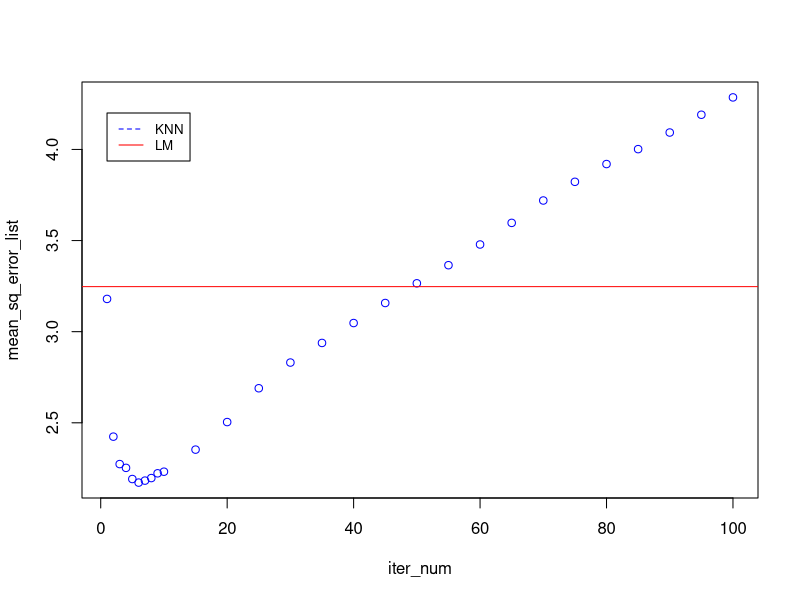

Source code (R):
## ---- chunk 1

#Function to find Euclidean distance between test and train variables
euclideanDist <- function(a, b){
  eu_dist = 0
  for(k in c(1:(length(a))))
  {
    eu_dist = eu_dist + (a[[k]]-b[[k]])^2
  }
  eu_dist = sqrt(eu_dist)
  return(eu_dist)
}

# My Knn function
myknn  <- function(xtest, xtrain, ytrain, k)
{
pred =c()

for(i in c(1:nrow(xtest)))
{
  dist = c()
  for(j in c(1:nrow(xtrain)))
  {
    dist <- c(dist, euclideanDist(xtest[i,], xtrain[j,]))
    
  }
  dist_df <- data.frame(dist = dist,y = ytrain)
  dist_eu <- dist_df[order(dist_df$dist),]
  dist_eu_k <- dist_eu[1:k,]
  avg_dist <- mean(dist_eu_k[,"y"])
  pred <- c(pred,avg_dist)
}

mean_Sq_error <-  mean((pred - test[,6])^2)
return(mean_Sq_error)
}

## ---- chunk 2
library(MASS)
set.seed(1)
# Mu
mu <- c(1,2,3,4,5)
# Creating the matrix for sigma
calc2 <- vector()
for (i in 1:5)
{
  for (j in 1:5)
  {
    calc <- 0.5 ^ abs(i-j)
    calc2 <- c(calc2, calc)
  }
}
Sigma <- matrix(calc2,5,5)

X <- mvrnorm(n = 1000, mu, Sigma)
colnames(X)<- c("X1","X2","X3","X4","X5")

# Generating outcome values 'Y'
eps <- rnorm(1000,mean=0,sd=1)
Y <- X[,"X1"] + X[,"X2"] +((X[,"X3"] - 2.5)^2) + eps 

data <- cbind(X,Y)
data[1:3,]
## ---- chunk 3
train <- data[1:400,]
#nrow(train)
test <- data[401:1000,]
#nrow(test)

# The function Myknn returns MSE value
myknn(test[,-6], train[,-6],train[,6],5)

## ---- chunk 4
#Regression function
reg <- lm(Y~., data=as.data.frame(train))
prediction_lm <- predict(reg,as.data.frame(test))
mean_Sq_error_lm <-  mean((prediction_lm - test[,6])^2)

# Note down MSE values for values of K ranging from 1 to 100 in steps of 5
mean_sq_error_list <- c()
iter_num <- c(1,2,3,4,5,6,7,8,9,10,15,20,25,30,35,40,45,50,55,60,65,70,75,80,85,90,95,100)
for (i in iter_num)
{
  mse <- myknn(test[,-6], train[,-6],train[,6],i)
  mean_sq_error_list <- c(mean_sq_error_list,mse)
}

#Plot of MSE of the linear regression model and the knn model for different values of k
plot(mean_sq_error_list~iter_num, col = "blue",xlim = c(1,100))
abline(h=mean_Sq_error_lm, col="red")
legend(1, 4.2,legend = c("KNN", "LM"),
       col= c("blue", "red"),lty=2:1, cex=0.8)

## ---- chunk 5
library(mlbench)
data(BostonHousing2)
X = BostonHousing2[, !(colnames(BostonHousing2) %in% c("medv", "town", "tract", "cmedv"))]
X = data.matrix(X)
X = scale(X)
Y = as.vector(scale(BostonHousing2$cmedv))
## ---- chunk 6

mylm_g <- function(x, y, delta, epsilon, maxitr)
{ 
  iter <- 1
  diff <- 10
  beta_old <- matrix(0, nrow=15)
  while((iter < maxitr) & (diff > epsilon))
  {
    doh_beta <- t(x) %*% ((x) %*% beta_old - y) / length(y)
    beta_new <- beta_old - (doh_beta * delta)
    diff <- sqrt(sum((beta_old-beta_new)^2)) 
    beta_old <- beta_new
    iter <- iter + 1
  }
  print(beta_old)
}

my_lm <- mylm_g(X,Y,0.1,(10^(-6)),400)
## ---- chunk 7
########################## Linear regression using library #################################
reg <- lm(Y~X)
lm_coef <- summary(reg)$coefficients[2:16,1]

########################## Comparision #################################
beta_coef <- data.frame(my_lm,lm_coef,my_lm-lm_coef)
colnames(beta_coef) <- c("GradientDescent","Lm","Difference")
beta_coef
